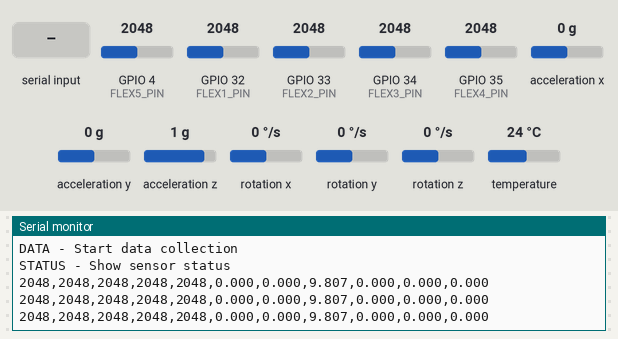
This sketch was run on a simulated ESP32. On the bench: the last lines printed to the serial monitor. Inputs (shaded band) come from the test bench; at power-on: GPIO 32 (FLEX1_PIN) = 2048, acceleration x 0 g, GPIO 4 (FLEX5_PIN) = 2048, GPIO 33 (FLEX2_PIN) = 2048, GPIO 34 (FLEX3_PIN) = 2048, GPIO 35 (FLEX4_PIN) = 2048, acceleration y 0 g, acceleration z 1 g, rotation x 0 °/s, rotation y 0 °/s, rotation z 0 °/s, temperature 24 °C.

Above: at 1.2 s.
1.3 s: GPIO 32 (FLEX1_PIN) set to 2240
At 1.89 s:
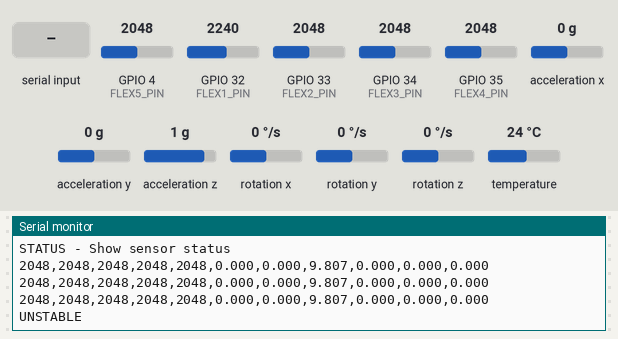
3.1 s: "CALIBRATE\n" received over Serial
At 4.4 s:
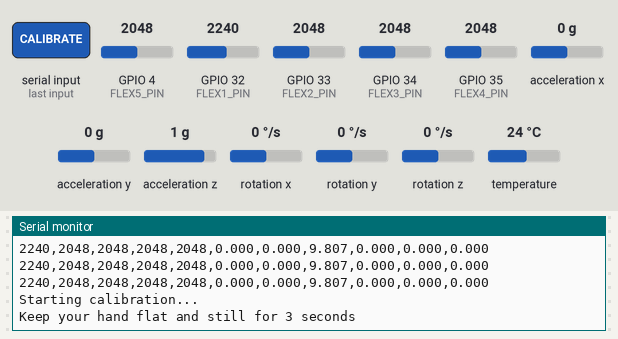
4.9 s: "DATA\n" received over Serial
At 7.16 s:
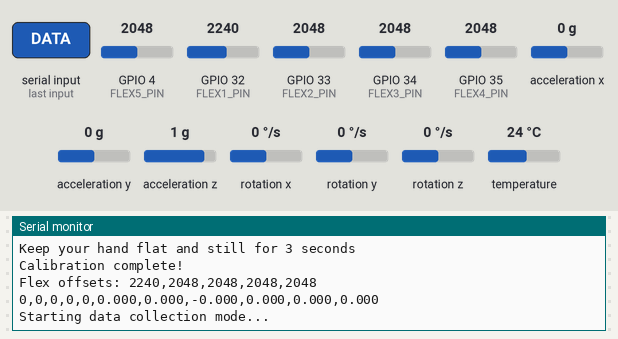
7.9 s: acceleration x set to -1.4 g
At 7.97 s:
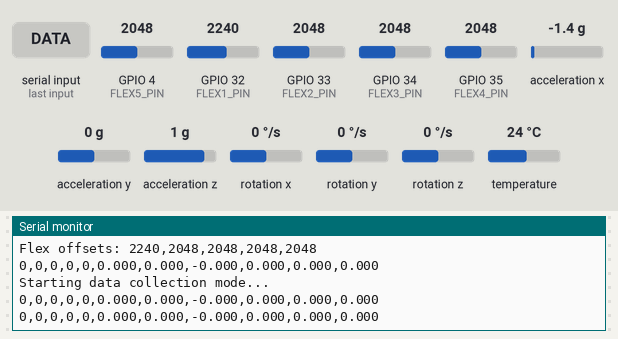
9.4 s: "STATUS\n" received over Serial
At 9.74 s:
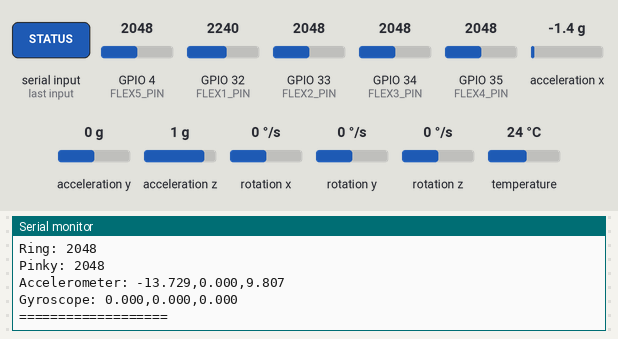
11.0 s: GPIO 4 (FLEX5_PIN) set to 2240
At 11.4 s:
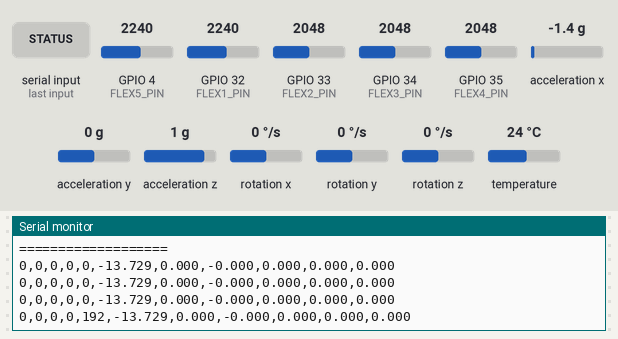
Timing chart, 0 to 13.5 s (numbered marks = the images above; inputs shaded):
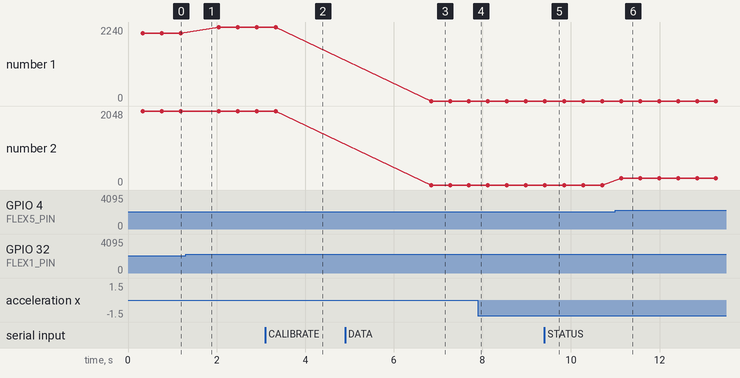

Measured:
- after the input at 1.3 s, the serial monitor: prints a new line after 0.32 s (image 1)
- after the input at 3.1 s, the serial monitor: prints a new line after 0.33 s (image 2)
- after the input at 4.9 s, the serial monitor: prints a new line after 2.0 s (image 3)
- after the input at 9.4 s, the serial monitor: prints a new line after 0.11 s (image 5)
- after the input at 11.0 s, the serial monitor: prints a new line after 0.13 s (image 6)
- plotted number 1: 2048 → 2240 after the input at 1.3 s
- plotted number 2: 0 → 192 after the input at 11.0 s

The sketch:

esp32_asl.ino
```cpp
#include <Wire.h>
#include <Adafruit_MPU6050.h>
#include <Adafruit_Sensor.h>

// Pin definitions
#define FLEX1_PIN 32  // Thumb
#define FLEX2_PIN 33  // Index
#define FLEX3_PIN 34  // Middle
#define FLEX4_PIN 35  // Ring
#define FLEX5_PIN 4  // Pinky (Adjusted for 35-pin ESP32 board - please verify this pin is suitable)

// Calibration values (adjust these based on your sensors)
#define FLEX_STRAIGHT_THRESHOLD 1800
#define FLEX_BENT_THRESHOLD 2200
#define SAMPLES_PER_READING 10
#define STABLE_READING_THRESHOLD 100

Adafruit_MPU6050 mpu;

// Calibration offsets
int flexOffsets[5] = {0, 0, 0, 0, 0};
float accelOffsets[3] = {0, 0, 0};
float gyroOffsets[3] = {0, 0, 0};

void setup() {
  Serial.begin(115200);
  Wire.begin();

  // Initialize MPU6050
  if (!mpu.begin()) {
    Serial.println("Failed to find MPU6050 chip");
    while (1) {
      delay(10);
    }
  }

  mpu.setAccelerometerRange(MPU6050_RANGE_8_G);
  mpu.setGyroRange(MPU6050_RANGE_500_DEG);
  mpu.setFilterBandwidth(MPU6050_BAND_21_HZ);

  // Initialize flex sensor pins
  pinMode(FLEX1_PIN, INPUT);
  pinMode(FLEX2_PIN, INPUT);
  pinMode(FLEX3_PIN, INPUT);
  pinMode(FLEX4_PIN, INPUT);
  pinMode(FLEX5_PIN, INPUT);

  Serial.println("ESP32 ASL Sensor System Ready");
  Serial.println("Commands:");
  Serial.println("CALIBRATE - Start calibration");
  Serial.println("DATA - Start data collection");
  Serial.println("STATUS - Show sensor status");
}

void calibrateSensors() {
  Serial.println("Starting calibration...");
  Serial.println("Keep your hand flat and still for 3 seconds");

  // Calibrate flex sensors
  int flexSum[5] = {0, 0, 0, 0, 0};
  float accelSum[3] = {0, 0, 0};
  float gyroSum[3] = {0, 0, 0};

  for (int i = 0; i < 30; i++) {  // 30 samples over 3 seconds
    flexSum[0] += analogRead(FLEX1_PIN);
    flexSum[1] += analogRead(FLEX2_PIN);
    flexSum[2] += analogRead(FLEX3_PIN);
    flexSum[3] += analogRead(FLEX4_PIN);
    flexSum[4] += analogRead(FLEX5_PIN);

    sensors_event_t a, g, temp;
    mpu.getEvent(&a, &g, &temp);

    accelSum[0] += a.acceleration.x;
    accelSum[1] += a.acceleration.y;
    accelSum[2] += a.acceleration.z;

    gyroSum[0] += g.gyro.x;
    gyroSum[1] += g.gyro.y;
    gyroSum[2] += g.gyro.z;

    delay(100);
  }

  // Calculate offsets
  for (int i = 0; i < 5; i++) {
    flexOffsets[i] = flexSum[i] / 30;
  }

  for (int i = 0; i < 3; i++) {
    accelOffsets[i] = accelSum[i] / 30;
    gyroOffsets[i] = gyroSum[i] / 30;
  }

  Serial.println("Calibration complete!");
  Serial.println("Flex offsets: " + String(flexOffsets[0]) + "," + String(flexOffsets[1]) + "," +
                 String(flexOffsets[2]) + "," + String(flexOffsets[3]) + "," + String(flexOffsets[4]));
}

int getStableFlexReading(int pin, int offset) {
  int readings[SAMPLES_PER_READING];
  int sum = 0;

  // Take multiple readings
  for (int i = 0; i < SAMPLES_PER_READING; i++) {
    readings[i] = analogRead(pin) - offset;
    sum += readings[i];
    delay(5);
  }

  // Check if readings are stable (low variance)
  int avg = sum / SAMPLES_PER_READING;
  int variance = 0;
  for (int i = 0; i < SAMPLES_PER_READING; i++) {
    variance += (readings[i] - avg) * (readings[i] - avg);
  }
  variance /= SAMPLES_PER_READING;

  // If readings are stable, return average; otherwise return -1
  if (variance < STABLE_READING_THRESHOLD) {
    return avg;
  } else {
    return -1;  // Unstable reading
  }
}

void getStableIMUReadings(float* accel, float* gyro) {
  float accelSum[3] = {0, 0, 0};
  float gyroSum[3] = {0, 0, 0};

  for (int i = 0; i < SAMPLES_PER_READING; i++) {
    sensors_event_t a, g, temp;
    mpu.getEvent(&a, &g, &temp);

    accelSum[0] += a.acceleration.x - accelOffsets[0];
    accelSum[1] += a.acceleration.y - accelOffsets[1];
    accelSum[2] += a.acceleration.z - accelOffsets[2];

    gyroSum[0] += g.gyro.x - gyroOffsets[0];
    gyroSum[1] += g.gyro.y - gyroOffsets[1];
    gyroSum[2] += g.gyro.z - gyroOffsets[2];

    delay(5);
  }

  for (int i = 0; i < 3; i++) {
    accel[i] = accelSum[i] / SAMPLES_PER_READING;
    gyro[i] = gyroSum[i] / SAMPLES_PER_READING;
  }
}

void sendSensorData() {
  // Get stable flex sensor readings
  int flex1 = getStableFlexReading(FLEX1_PIN, flexOffsets[0]);
  int flex2 = getStableFlexReading(FLEX2_PIN, flexOffsets[1]);
  int flex3 = getStableFlexReading(FLEX3_PIN, flexOffsets[2]);
  int flex4 = getStableFlexReading(FLEX4_PIN, flexOffsets[3]);
  int flex5 = getStableFlexReading(FLEX5_PIN, flexOffsets[4]);

  // Get stable IMU readings
  float accel[3], gyro[3];
  getStableIMUReadings(accel, gyro);

  // Check if all readings are stable
  if (flex1 != -1 && flex2 != -1 && flex3 != -1 && flex4 != -1 && flex5 != -1) {
    // Format: flex1,flex2,flex3,flex4,flex5,accel_x,accel_y,accel_z,gyro_x,gyro_y,gyro_z
    String sensor_data = String(flex1) + "," + String(flex2) + "," + String(flex3) + "," +
                        String(flex4) + "," + String(flex5) + "," +
                        String(accel[0], 3) + "," + String(accel[1], 3) + "," + String(accel[2], 3) + "," +
                        String(gyro[0], 3) + "," + String(gyro[1], 3) + "," + String(gyro[2], 3);

    Serial.println(sensor_data);
  } else {
    Serial.println("UNSTABLE");  // Indicate unstable readings
  }
}

void showSensorStatus() {
  Serial.println("=== Sensor Status ===");
  Serial.println("Flex Sensors (raw values):");
  Serial.println("Thumb: " + String(analogRead(FLEX1_PIN)));
  Serial.println("Index: " + String(analogRead(FLEX2_PIN)));
  Serial.println("Middle: " + String(analogRead(FLEX3_PIN)));
  Serial.println("Ring: " + String(analogRead(FLEX4_PIN)));
  Serial.println("Pinky: " + String(analogRead(FLEX5_PIN)));

  sensors_event_t a, g, temp;
  mpu.getEvent(&a, &g, &temp);
  Serial.println("Accelerometer: " + String(a.acceleration.x, 3) + "," +
                 String(a.acceleration.y, 3) + "," + String(a.acceleration.z, 3));
  Serial.println("Gyroscope: " + String(g.gyro.x, 3) + "," +
                 String(g.gyro.y, 3) + "," + String(g.gyro.z, 3));
  Serial.println("===================");
}

void loop() {
  // Check for serial commands
  if (Serial.available()) {
    String command = Serial.readStringUntil('\n');
    command.trim();

    if (command == "CALIBRATE") {
      calibrateSensors();
    } else if (command == "STATUS") {
      showSensorStatus();
    } else if (command == "DATA") {
      Serial.println("Starting data collection mode...");
      // Continue to data collection loop
    }
  }

  // Default: send sensor data continuously
  sendSensorData();
  delay(100);  // 10Hz sampling rate
} 
```
